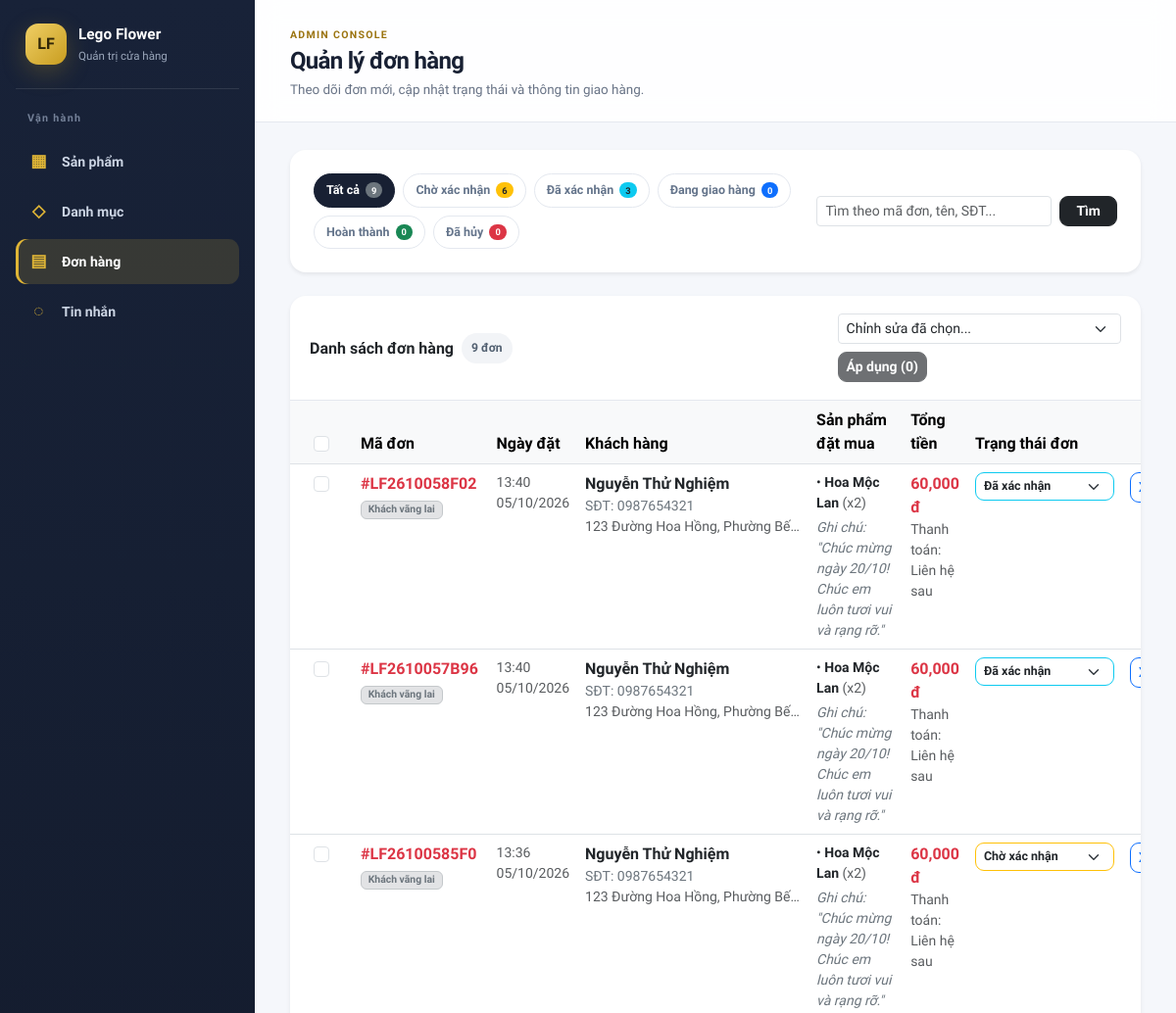
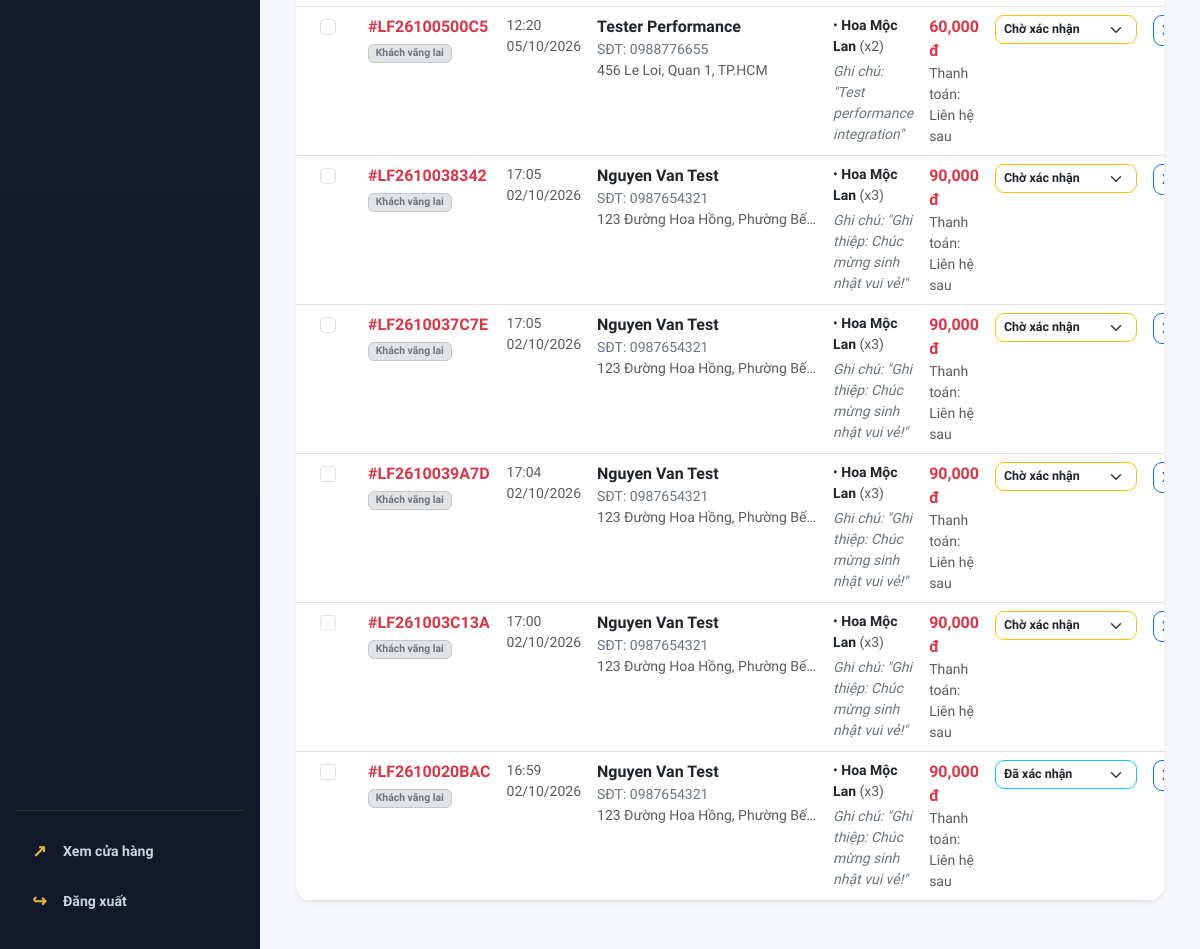
The app's page /admin/orders (signed in) with its own data (2 pictures, top to bottom).
### app/models/order.py (models this page shows, shortened)
class Order(db.Model):
    __tablename__ = "orders"
    id = db.Column(db.Integer, primary_key=True)
    order_code = db.Column(db.String(32), unique=True, nullable=False, index=True)
    customer_id = db.Column(db.Integer, db.ForeignKey("customers.id"), nullable=True, index=True)
    customer_name = db.Column(db.String(100), nullable=False)
    customer_phone = db.Column(db.String(20), nullable=False, index=True)
    shipping_address = db.Column(db.String(255), nullable=False)
    delivery_time = db.Column(
        db.String(100), nullable=True
    )  # Hẹn giờ giao hoa (VD: Giao sớm nhất / Hẹn ngày 20/10)
    customer_note = db.Column(db.Text, nullable=True)  # Ghi chú hoặc lời chúc viết thiệp
    cancel_reason = db.Column(db.String(255), nullable=True)  # Lý do hủy đơn nếu có
    total_price = db.Column(db.Float, nullable=False, default=0.0)
    status = db.Column(
        db.String(20), nullable=False, default="pending", index=True
    )  # pending, confirmed, shipping, completed, cancelled
    payment_status = db.Column(
        db.String(30), nullable=False, default="contact_later"
    )  # contact_later, paid, unpaid
    created_at = db.Column(db.DateTime, default=datetime.utcnow, index=True)
    updated_at = db.Column(db.DateTime, default=datetime.utcnow, onupdate=datetime.utcnow)
    customer = db.relationship(
        "Customer", backref=db.backref("orders", lazy=True, order_by="Order.created_at.desc()")
    )
    items = db.relationship("OrderItem", backref="order", cascade="all, delete-orphan", lazy=True)
    __table_args__ = (db.Index("idx_orders_customer_created", "customer_id", "created_at"),)
    @property
    def status_label(self):
        labels = {
            "pending": "Chờ xác nhận",
            "confirmed": "Đã xác nhận",
            "shipping": "Đang giao hàng",
            "completed": "Hoàn thành",
            "cancelled": "Đã hủy",
        }
        return labels.get(self.status, self.status)
    @property
    def status_badge_class(self):
        classes = {
            "pending": "bg-warning text-dark",
            "confirmed": "bg-info text-dark",
            "shipping": "bg-primary text-white",
            "completed": "bg-success text-white",
            "cancelled": "bg-danger text-white",
        }
        return classes.get(self.status, "bg-secondary text-white")

class OrderItem(db.Model):
    __tablename__ = "order_items"
    id = db.Column(db.Integer, primary_key=True)
    order_id = db.Column(db.Integer, db.ForeignKey("orders.id"), nullable=False, index=True)
    product_id = db.Column(db.Integer, db.ForeignKey("products.id"), nullable=True, index=True)
    product_name = db.Column(db.String(200), nullable=False)
    product_price = db.Column(db.Float, nullable=False)
    quantity = db.Column(db.Integer, nullable=False, default=1)
    subtotal = db.Column(db.Float, nullable=False)
    product_image = db.Column(db.String(255), nullable=True)
    product = db.relationship("Product", backref=db.backref("order_items", lazy=True))

### app/routes/admin_orders.py (the view, shortened to what this page needs)
@admin_required
def admin_orders():
    status_filter = request.args.get("status", "").strip()
    q = request.args.get("q", "").strip()
    query = Order.query.options(
        selectinload(Order.customer),
        selectinload(Order.items).selectinload(OrderItem.product).selectinload(Product.media),
    )
    if status_filter:
        query = query.filter(Order.status == status_filter)
    orders = query.order_by(Order.created_at.desc()).all()
    status_counts = (
        db.session.query(Order.status, func.count(Order.id)).group_by(Order.status).all()
    )
    status_count_map = {s: c for s, c in status_counts}
    counts = {
        "all": sum(status_count_map.values()),
        "pending": status_count_map.get("pending", 0),
        "confirmed": status_count_map.get("confirmed", 0),
        "shipping": status_count_map.get("shipping", 0),
        "completed": status_count_map.get("completed", 0),
        "cancelled": status_count_map.get("cancelled", 0),
    }
    return render_template(
        "admin/orders.html", orders=orders, status_filter=status_filter, q=q, counts=counts
    )

### templates/admin/orders.html (shortened to what this page needs)
{% extends "admin/base.html" %}
{% block page_title %}Quản lý đơn hàng{% endblock %}
{% block page_description %}<p>Theo dõi đơn mới, cập nhật trạng thái và thông tin giao hàng.</p>{% endblock %}
{% block content %}
        <div class="card border-0 shadow-sm rounded-4 mb-4">
            <div class="card-body p-3 p-md-4">
                <div class="d-flex flex-column flex-md-row align-items-md-center justify-content-between gap-3">
                    <div class="d-flex flex-wrap gap-2">
                        <a href="{{ url_for('admin_orders', q=q if q else None) }}" class="filter-pill {{ 'active' if not status_filter else '' }}">
                            Tất cả <span class="badge bg-secondary rounded-pill">{{ counts.all }}</span>
                        </a>
                        <a href="{{ url_for('admin_orders', status='pending', q=q if q else None) }}" class="filter-pill {{ 'active' if status_filter=='pending' else '' }}">
                            Chờ xác nhận <span class="badge bg-warning text-dark rounded-pill">{{ counts.pending }}</span>
                        </a>
                        <a href="{{ url_for('admin_orders', status='confirmed', q=q if q else None) }}" class="filter-pill {{ 'active' if status_filter=='confirmed' else '' }}">
                            Đã xác nhận <span class="badge bg-info text-dark rounded-pill">{{ counts.confirmed }}</span>
                        </a>
                        <a href="{{ url_for('admin_orders', status='shipping', q=q if q else None) }}" class="filter-pill {{ 'active' if status_filter=='shipping' else '' }}">
                            Đang giao hàng <span class="badge bg-primary rounded-pill">{{ counts.shipping }}</span>
                        </a>
                        <a href="{{ url_for('admin_orders', status='completed', q=q if q else None) }}" class="filter-pill {{ 'active' if status_filter=='completed' else '' }}">
                            Hoàn thành <span class="badge bg-success rounded-pill">{{ counts.completed }}</span>
                        </a>
                        <a href="{{ url_for('admin_orders', status='cancelled', q=q if q else None) }}" class="filter-pill {{ 'active' if status_filter=='cancelled' else '' }}">
                            Đã hủy <span class="badge bg-danger rounded-pill">{{ counts.cancelled }}</span>
                        </a>
                    </div>
                    <form method="GET" action="{{ url_for('admin_orders') }}" class="d-flex gap-2">
                        <input type="text" name="q" value="{{ q or '' }}" class="form-control form-control-sm" placeholder="Tìm theo mã đơn, tên, SĐT..." style="min-width: 240px;">
                        <button type="submit" class="btn btn-sm btn-dark px-3">Tìm</button>
                    </form>
                </div>
            </div>
        </div>
        <div class="card border-0 shadow-sm rounded-4 overflow-hidden">
            <div class="admin-panel-header">
                <div class="d-flex align-items-center gap-2">
                    <h2>Danh sách đơn hàng</h2>
                    <span class="admin-stat">{{ orders|length }} đơn</span>
                </div>
                <form id="bulkOrdersForm" method="POST" action="{{ url_for('admin_orders_bulk_action') }}" class="d-flex align-items-center gap-2 flex-wrap">
                    <select name="bulk_action" id="bulkOrderAction" class="form-select form-select-sm" style="min-width: 190px;" required>
                        <option value="">Chỉnh sửa đã chọn...</option>
                    </select>
                    <button type="submit" id="applyBulkOrders" class="btn btn-sm btn-dark" disabled>Áp dụng (<span id="selectedOrderCount">0</span>)</button>
                </form>
            </div>
            <div class="table-responsive">
                <table class="table table-hover mb-0 bg-white">
                    <thead class="table-light border-bottom">
                        <tr>
                            <th class="ps-4 text-center"><input type="checkbox" id="selectAllOrders" class="form-check-input" aria-label="Chọn tất cả đơn hàng"></th>
                            <th class="ps-4">Mã đơn</th>
                            <th>Ngày đặt</th>
                            <th>Khách hàng</th>
                            <th>Sản phẩm đặt mua</th>
                            <th>Tổng tiền</th>
                            <th>Trạng thái đơn</th>
                            <th class="text-end pe-4">Thao tác</th>
                        </tr>
                    </thead>
                    <tbody>
                        {% if not orders %}
                        <tr>
                            <td colspan="8" class="text-center py-5 text-muted">
                                Không tìm thấy đơn hàng nào phù hợp.
                            </td>
                        </tr>
                        {% else %}
                        {% for o in orders %}
                        <tr>
                            <td class="ps-4 text-center"><input type="checkbox" name="order_ids" value="{{ o.id }}" form="bulkOrdersForm" class="form-check-input order-checkbox" aria-label="Chọn đơn {{ o.order_code }}"></td>
                            <td class="ps-4">
                                <strong class="text-danger">#{{ o.order_code }}</strong>
                                {% if o.customer %}
                                <div class="badge bg-success-subtle text-success border border-success-subtle" style="font-size: 0.65rem;">Thành viên</div>
                                {% else %}
                                <div class="badge bg-secondary-subtle text-secondary border border-secondary-subtle" style="font-size: 0.65rem;">Khách vãng lai</div>
                                {% endif %}
                            </td>
                            <td class="small text-muted">
                                {{ o.created_at.strftime('%H:%M') }}<br>
                                {{ o.created_at.strftime('%d/%m/%Y') }}
                            </td>
                            <td>
                                <div class="fw-semibold text-dark">{{ o.customer_name }}</div>
                                <div class="small text-secondary">SĐT: {{ o.customer_phone }}</div>
                                <div class="small text-muted text-truncate" style="max-width: 220px;" title="{{ o.shipping_address }}">
                                    {{ o.shipping_address }}
                                </div>
                            </td>
                            <td>
                                <div class="d-flex flex-column gap-1">
                                    {% for item in o.items %}
                                    <div class="small text-dark">
                                        • <strong>{{ item.product_name }}</strong> <span class="text-muted">(x{{ item.quantity }})</span>
                                    </div>
                                    {% endfor %}
                                </div>
                                {% if o.customer_note %}
                                <div class="small text-secondary fst-italic mt-1" style="max-width: 250px;">
                                    Ghi chú: "{{ o.customer_note }}"
                                </div>
                                {% endif %}
                            </td>
                            <td>
                                <strong class="text-danger fs-6">{{ "{:,.0f}".format(o.total_price) }} đ</strong>
                                <div class="small text-muted">Thanh toán: Liên hệ sau</div>
                            </td>
                            <td>
                                <form method="POST" action="{{ url_for('admin_order_update_status', order_id=o.id) }}" class="m-0">
                                    <select name="status" class="form-select form-select-sm order-status-select border-{{ 'warning' if o.status=='pending' else ('info' if o.status=='confirmed' else ('primary' if o.status=='shipping' else ('success' if o.status=='completed' else 'danger'))) }}" onchange="this.form.submit()">
                                        <option value="pending" {{ 'selected' if o.status=='pending' else '' }}>Chờ xác nhận</option>
                                        <option value="confirmed" {{ 'selected' if o.status=='confirmed' else '' }}>Đã xác nhận</option>
                                    </select>
                                </form>
                            </td>
                            <td class="text-end pe-4">
                                <div class="d-inline-flex gap-1">
                                    <button type="button" class="btn btn-sm btn-outline-primary" data-bs-toggle="modal" data-bs-target="#orderModal-{{ o.id }}" title="Xem chi tiết đơn">
                                    </button>
                                </div>
                            </td>
                        </tr>
                        {% endfor %}
                        {% endif %}
                    </tbody>
                </table>
            </div>
        </div>
{% endblock %}

### records on screen
Order: order_code "LF2610058F02", created_at "13:40", created_at "05/10/2026", customer_name "Nguyễn Thử Nghiệm", customer_phone "0987654321", shipping_address "123 Đường Hoa Hồng, Phường Bế…", customer_note "Chúc mừng ngày 20/10! Chúc em luôn tươi vui và rạng rỡ.", total_price "60,000", status "Đã xác nhận"
OrderItem: product_name "Hoa Mộc Lan", quantity "2"
Order: order_code "LF2610057B96", created_at "13:40", created_at "05/10/2026", customer_name "Nguyễn Thử Nghiệm", customer_phone "0987654321", shipping_address "123 Đường Hoa Hồng, Phường Bế…", customer_note "Chúc mừng ngày 20/10! Chúc em luôn tươi vui và rạng rỡ.", total_price "60,000", status "Đã xác nhận"
OrderItem: product_name "Hoa Mộc Lan", quantity "2"
Order: order_code "LF26100585F0", created_at "13:36", created_at "05/10/2026", customer_name "Nguyễn Thử Nghiệm", customer_phone "0987654321", shipping_address "123 Đường Hoa Hồng, Phường Bế…", customer_note "Chúc mừng ngày 20/10! Chúc em luôn tươi vui và rạng rỡ.", total_price "60,000", status "Chờ xác nhận"
OrderItem: product_name "Hoa Mộc Lan", quantity "2"
Order: order_code "LF26100500C5", created_at "12:20", created_at "05/10/2026", customer_name "Tester Performance", customer_phone "0988776655", shipping_address "456 Le Loi, Quan 1, TP.HCM", customer_note "Test performance integration", total_price "60,000", status "Chờ xác nhận"
OrderItem: product_name "Hoa Mộc Lan", quantity "2"
Order: order_code "LF2610038342", created_at "17:05", created_at "02/10/2026", customer_name "Nguyen Van Test", customer_phone "0987654321", shipping_address "123 Đường Hoa Hồng, Phường Bế…", customer_note "Ghi thiệp: Chúc mừng sinh nhật vui vẻ!", total_price "90,000", status "Chờ xác nhận"
OrderItem: product_name "Hoa Mộc Lan", quantity "3"
Order: order_code "LF2610037C7E", created_at "17:05", created_at "02/10/2026", customer_name "Nguyen Van Test", customer_phone "0987654321", shipping_address "123 Đường Hoa Hồng, Phường Bế…", customer_note "Ghi thiệp: Chúc mừng sinh nhật vui vẻ!", total_price "90,000", status "Chờ xác nhận"
OrderItem: product_name "Hoa Mộc Lan", quantity "3"
Order: order_code "LF2610039A7D", created_at "17:04", created_at "02/10/2026", customer_name "Nguyen Van Test", customer_phone "0987654321", shipping_address "123 Đường Hoa Hồng, Phường Bế…", customer_note "Ghi thiệp: Chúc mừng sinh nhật vui vẻ!", total_price "90,000", status "Chờ xác nhận"
OrderItem: product_name "Hoa Mộc Lan", quantity "3"
Order: order_code "LF261003C13A", created_at "17:00", created_at "02/10/2026", customer_name "Nguyen Van Test", customer_phone "0987654321", shipping_address "123 Đường Hoa Hồng, Phường Bế…", customer_note "Ghi thiệp: Chúc mừng sinh nhật vui vẻ!", total_price "90,000", status "Chờ xác nhận"
OrderItem: product_name "Hoa Mộc Lan", quantity "3"
Order: order_code "LF2610020BAC", created_at "16:59", created_at "02/10/2026", customer_name "Nguyen Van Test", customer_phone "0987654321", shipping_address "123 Đường Hoa Hồng, Phường Bế…", customer_note "Ghi thiệp: Chúc mừng sinh nhật vui vẻ!", total_price "90,000", status "Đã xác nhận"
OrderItem: product_name "Hoa Mộc Lan", quantity "3"

### other values on screen
{{ counts.all }} "9"
{{ counts.pending }} "6"
{{ counts.confirmed }} "3"
{{ counts.shipping }} "0"
{{ counts.completed }} "0"
{{ counts.cancelled }} "0"
{{ orders|length }} "9"
